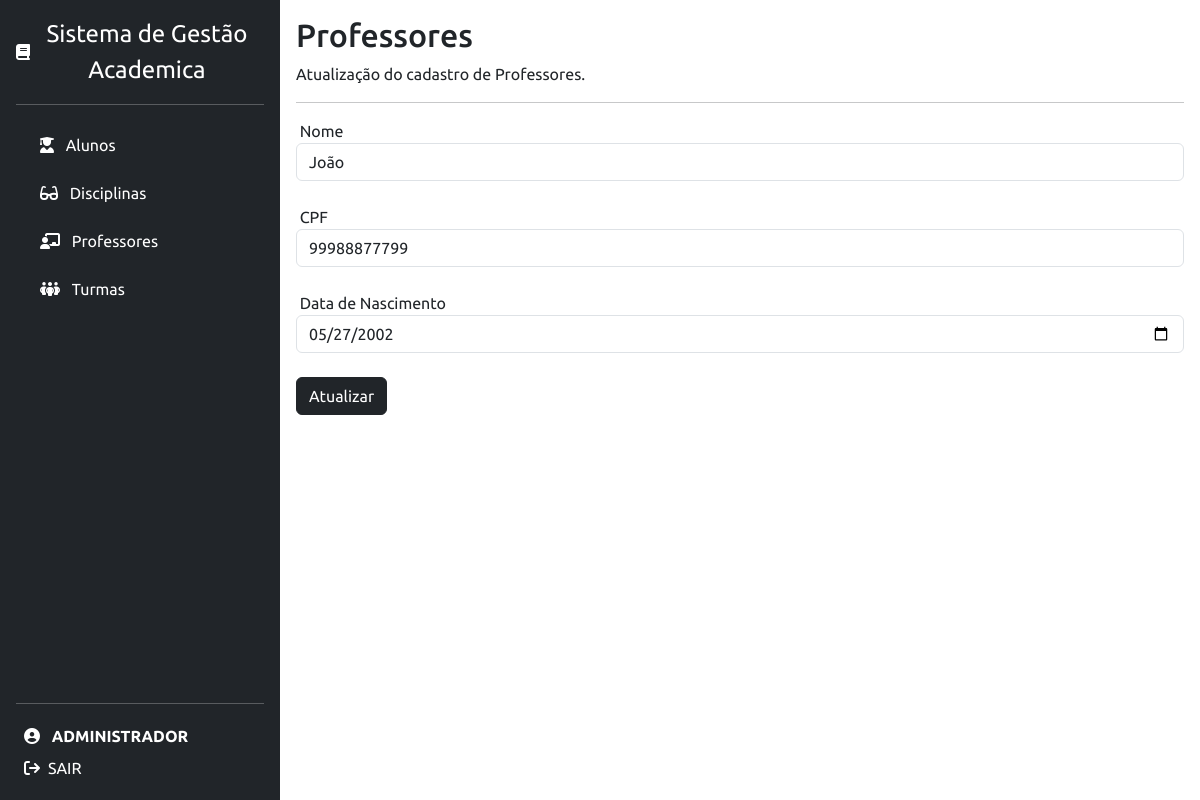
Screenshot of /update-professor.php?codigo=1 (signed in) with the database file from the repository.
### tables this page shows
CREATE TABLE IF NOT EXISTS `professor` (
  `codigo` INT(11) NOT NULL AUTO_INCREMENT,
  `nome` VARCHAR(45) NOT NULL,
  `cpf` VARCHAR(45) NOT NULL,
  `data_nasc` DATE NOT NULL,
  PRIMARY KEY (`codigo`));

### update-professor.php (the view, shortened to what this page needs)
<?php
require("sidemenu.php");
	require_once('connection.php');
	if (isset($_GET['codigo'])) {
		$codigo = $_GET['codigo'];
		$mysql_query = "SELECT * FROM professor WHERE codigo={$codigo}";
		$result = $conn -> query($mysql_query);
		$row = mysqli_fetch_assoc($result);
	}
?>
<div class="container p-3">
	<h2>Professores</h2>
  	<p>Atualização do cadastro de Professores.</p>
  	<hr>
	<div class="wrapper">
		<form method="post">
			<label for="name">&nbsp;Nome</label>
			<input type="text" name="nome" id="nome" class="form-control" required value="<?= $row['nome']; ?>"><br>
			<label for="CPF">&nbsp;CPF</label>
			<input type="text" name="CPF" id="CPF" class="form-control" required maxlength="11" value="<?= $row['cpf']; ?>"><br>
			<label for="datanasc">&nbsp;Data de Nascimento</label>
			<input type="date" name="datanasc" id="datanasc" class="form-control" required value="<?= $row['data_nasc']; ?>"><br>
			<input type="submit" name="enviar" value="Atualizar" class="btn btn-dark w100">
		</form>
	</div>
</div>

### CSS/style.css (style rules this page uses)
body { font-family: Ubuntu, sans-serif !important; margin: 0 auto; padding: 0px; height: 100vh; }

### rows the page displays
professor: nome "João", CPF "99988877799", datanasc "05/27/2002"

### other values shown
$_SESSION['username'] "ADMINISTRADOR"
